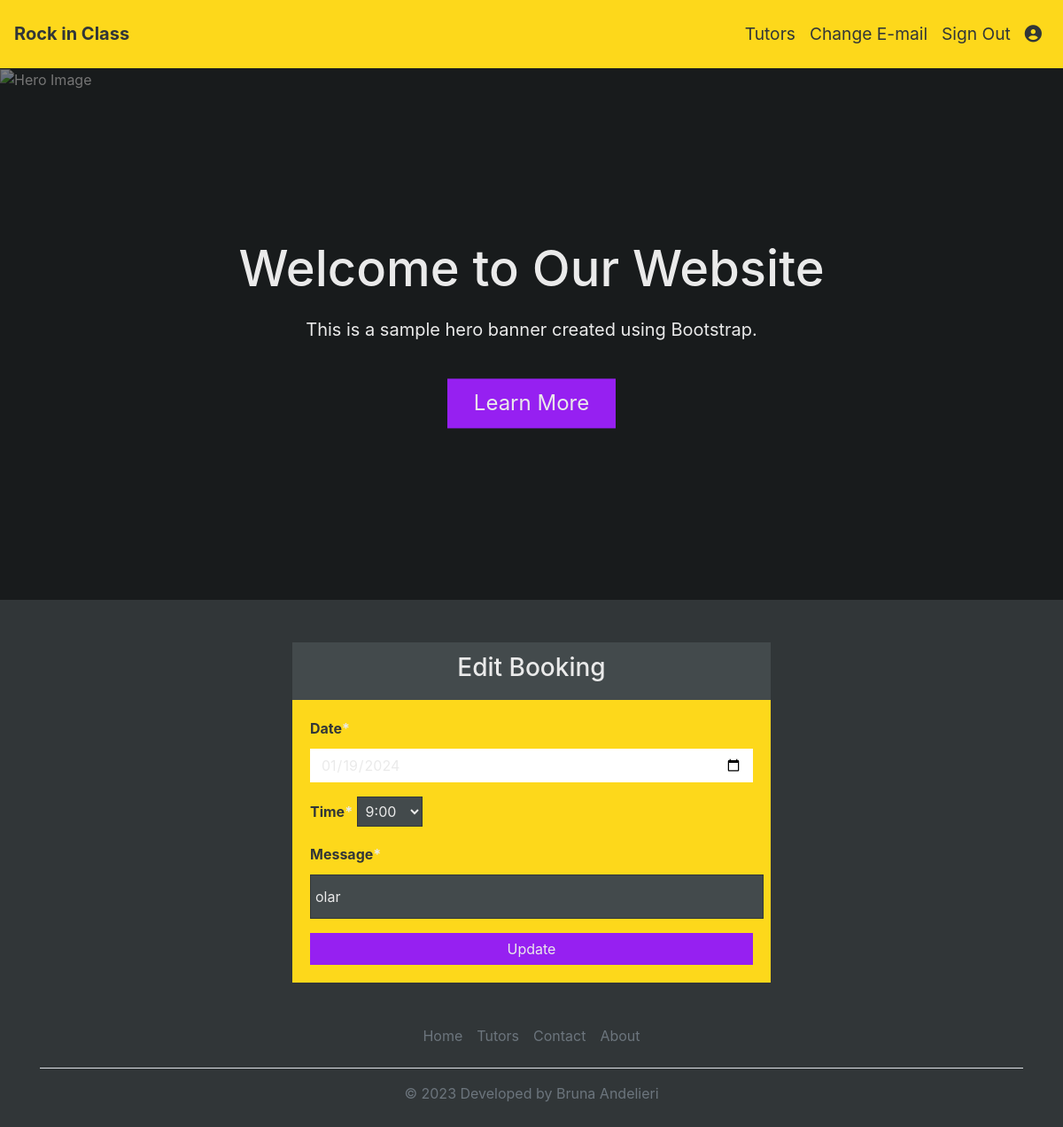
The app's page /booking/edit/1 (signed in) with its own data.
### booking/models.py (models this page shows)
class Booking(models.Model):
    student = models.ForeignKey(User, on_delete=models.CASCADE, related_name="booking_student")
    tutor = models.ForeignKey(Tutor, on_delete=models.CASCADE, related_name="booking_tutor")
    booking_date = models.DateField(null=False, blank=False)
    booking_time = models.CharField(null=False, blank=False, max_length=5)
    message =  models.CharField(max_length=200, unique=True)

### booking/views.py (the view)
# urls.py: path('edit/<int:booking_id>', edit_booking, name='edit_booking'),
@login_required
def edit_booking(request, booking_id):
    booking = get_object_or_404(Booking, pk=booking_id)
    if request.method == 'POST':
        form = BookingForm(request.POST, instance=booking)
        if form.is_valid():
            form.save()
            messages.success(request, "Booking updated successful")
            return redirect('profile')
        else:
            messages.error(request, "Ops... Something goes wrong")
    else:
        form = BookingForm(instance=booking)
    return render(request, 'booking/edit_booking.html', {'form': form, "booking_id": booking_id})

### booking/forms.py
class BookingForm(forms.ModelForm):
    class Meta:
        model = Booking
        fields = ['booking_date', 'booking_time', 'message']
        widgets = {
            'booking_date': forms.DateInput(attrs={'type': 'date'}),
            'booking_time': forms.Select(choices=[(f"{hour}:00", f"{hour}:00") for hour in range(9, 18)]),
            'student': forms.HiddenInput(),
            'tutor': forms.HiddenInput(),
        }
        labels = {
            "booking_date": "Date",
            "booking_time": "Time",
            "message": "Message"
        }

### templates/booking/edit_booking.html (shortened to what this page needs)
{% extends '../base.html' %}
{% load crispy_forms_tags %}
{% block content %}
<div class="container mt-5">
    <div class="row justify-content-center">
      <div class="col-md-6">
        <div class="card">
          <div class="card-header">
            <h3 class="text-center">Edit Booking</h3>
          </div>
          <div class="card-body">
            <form action="{% url 'edit_booking' booking_id %}" method="post" autocomplete="off">
              {{form|crispy}}
              <button type="submit" class="btn btn-primary btn-block">
                Update
              </button>
            </form>
          </div>
        </div>
      </div>
    </div>
  </div>
{% endblock content %}

### static/style.css (style rules this page uses)
:root { --white: #eaeaea !important; --onyx: #313638 !important; --outerspace: #434a4c !important; --olivine: #7eb77f !important; --schoolbus: #fdd81b !important; --veronica: #9620f1 !important; --font-size: 16px !important; --red: red !important; --green: green !important; }
*, *::before, *::after { border-radius: 0 !important; }
* { color: var(--white) !important; box-sizing: border-box !important; -moz-box-sizing: border-box !important; -webkit-box-sizing: border-box !important; border: none !important; }
body { background-color: var(--onyx) !important; }
form { color: var(--onyx) !important; border: 0 !important; }
label { color: var(--onyx) !important; font-weight: bold !important; }
form input { margin-top: 3px !important; }
.btn-primary { background-color: var(--veronica) !important; border: 0px !important; }
.card { background-color: var(--schoolbus) !important; border: 0 !important; color: var(--onyx) !important; }
.card-header { background-color: var(--outerspace) !important; color: var(--onyx) !important; }
.card .card-title, .card-text, .card-body, form p { color: var(--onyx) !important; }
form input[type="text"], form input[type="email"], form input[type="password"], form textarea, form select { background-color: var(--outerspace) !important; border: 1px solid var(--onyx) !important; border-radius: 0 !important; color: var(--white) !important; padding: 5px !important; box-sizing: content-box !important; }

### records on screen
Booking: booking_date "01/19/2024", booking_time "9:00", message "olar"
